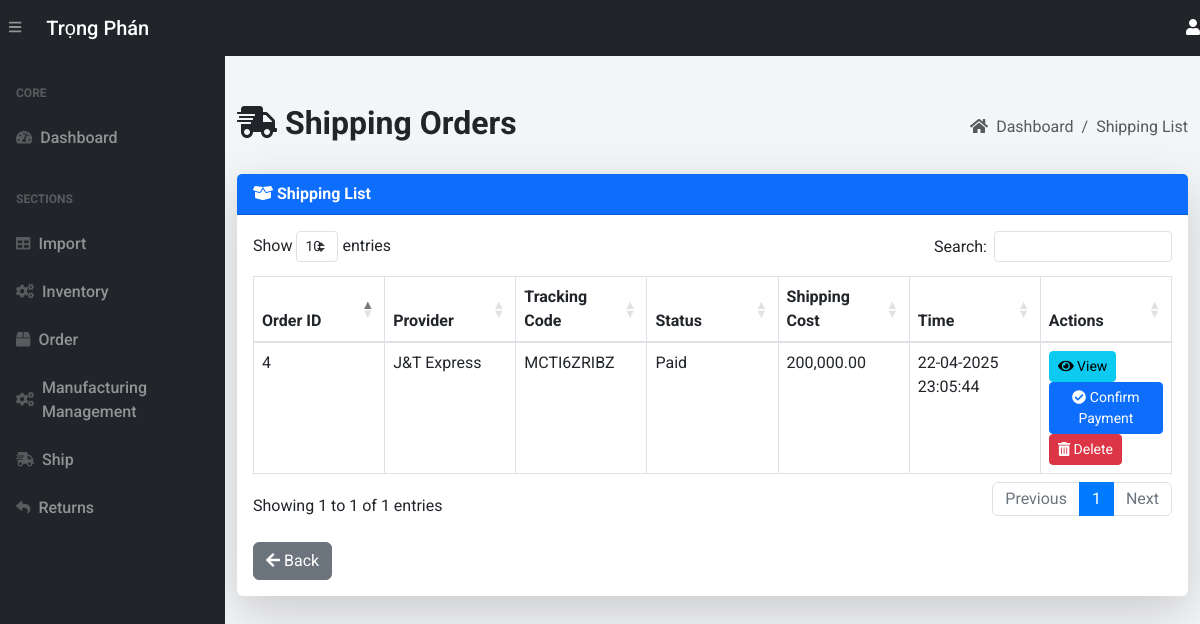
The page /shipping-list/ (signed in) on the database as committed earlier.
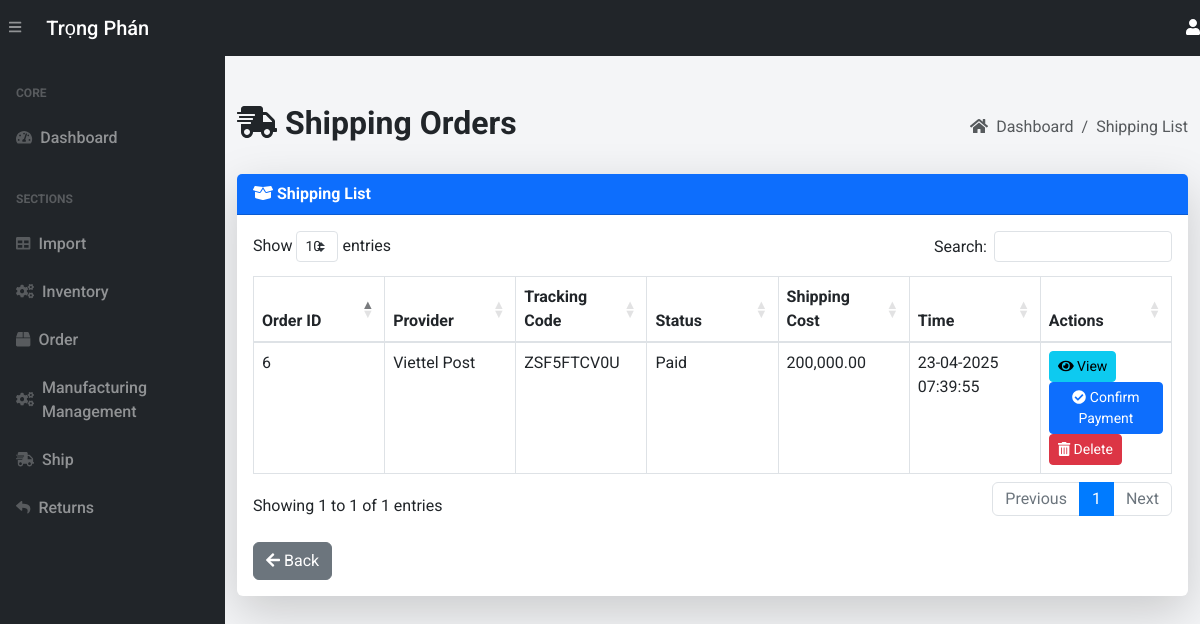
The same page on the database as committed later.
### app.py (models this page shows, shortened)
class Shipping(db.Model):
    __tablename__ = 'shipping'
    shipping_id = db.Column(db.Integer, primary_key=True)
    order_id = db.Column(db.Integer, db.ForeignKey('orders.order_id'))
    tracking_code = db.Column(db.String(255), unique=True)
    provider = db.Column(db.String(255), nullable=False)
    shipping_cost = db.Column(db.Numeric(10, 2), nullable=False)
    shipping_status = db.Column(db.String(50), default='Processing')  # Status: Pending, Shipped, Delivered
    pay_method=db.Column(db.String(255), nullable=False)
    shipment_time = db.Column(db.DateTime, default=vietnam_now)
    order = db.relationship('Order', backref='shipping_details')

### app.py (the view)
@app.route('/shipping-list/', methods=["GET"])
@login_required
def shipping_list():
    page = request.args.get('page', 1, type=int)
    shippings = Shipping.query.paginate(page=page, per_page=10)
    return render_template('shipping-list.html', shippings=shippings)

### app.py (called while the page is built, shortened)
@login_manager.user_loader
def load_user(user_id):
    return User.query.get(int(user_id))

def add_monthly_data():
    current_year = datetime.now().year
    months = [f"{current_year}-{str(month).zfill(2)}" for month in range(1, 4)]  # Tháng 1 đến tháng 6
    for month in months:
        existing_month_data = db.session.query(Order).filter(Order.order_date.like(f'{month}%')).first()
    db.session.commit()

@app.before_request
def initialize_data():
    add_monthly_data()

@app.template_filter('format_price')
@login_required
def format_price(value):
    try:
        return "{:,.2f}".format(value)
    except (ValueError, TypeError):
        return value

### templates/shipping-list.html (shortened to what this page needs)
{% extends 'base.html' %}
{% block content %}
<main>
    <div class="container-fluid mt-5">
        <div class="d-flex justify-content-between align-items-center mb-4">
            <h1 class="text-dark font-weight-bold" style="font-size: 2rem;">
                <i class="fas fa-shipping-fast"></i> Shipping Orders
            </h1>
            <ol class="breadcrumb mb-0">
                <li class="breadcrumb-item"><a href="/" class="text-decoration-none text-muted"><i class="fas fa-home mr-1"></i> Dashboard</a></li>
                <li class="breadcrumb-item active">Shipping List</li>
            </ol>
        </div>
        <div class="card shadow-lg border-0 mb-4">
            <div class="card-header bg-primary text-white font-weight-bold">
                <i class="fas fa-box-open"></i> Shipping List
            </div>
            <div class="card-body">
                <div class="table-responsive">
                    {% if shippings.items %}
                        <table class="table table-bordered table-hover" id="dataTable" width="100%" cellspacing="0" style="table-layout: fixed;">
                            <thead class="bg-light">
                                <tr>
                                    <th>Order ID</th>
                                    <th>Provider</th>
                                    <th>Tracking Code</th>
                                    <th>Status</th>
                                    <th>Shipping Cost</th>
                                    <th>Time</th>
                                    <th>Actions</th>
                                </tr>
                            </thead>
                            <tbody>
                                {% for shipping in shippings.items %}
                                    <tr>
                                        <td>{{ shipping.order_id }}</td>
                                        <td>{{ shipping.provider }}</td>
                                        <td>{{ shipping.tracking_code }}</td>
                                        <td>{{ shipping.shipping_status }}</td>
                                        <td>{{ shipping.shipping_cost | format_price }}</td>
                                        <td>{{ shipping.shipment_time.strftime('%d-%m-%Y %H:%M:%S')  }}</td>
                                        <td>
                                            <a href="{{ url_for('view_shipping', shipping_id=shipping.shipping_id) }}" class="btn btn-info btn-sm hover-shadow">
                                                <i class="fas fa-eye"></i> View
                                            </a>
                                            <a href="{{ url_for('confirm_shipping_payment', shipping_id=shipping.shipping_id) }}" class="btn btn-primary btn-sm hover-shadow">
                                                <i class="fas fa-check-circle"></i> Confirm Payment
                                            </a>
                                            <form action="{{ url_for('delete_shipping_list', shipping_id=shipping.shipping_id) }}" method="POST" style="display:inline;">
                                                <button type="submit" class="btn btn-danger btn-sm hover-shadow" onclick="return confirm('Are you sure you want to delete this item from the shipping list?')">
                                                    <i class="fas fa-trash-alt"></i> Delete
                                                </button>
                                            </form>
                                        </td>
                                    </tr>
                                {% endfor %}
                            </tbody>
                        </table>
                    {% else %}
                        <p>No shipping orders found.</p>
                    {% endif %}
                    <br>
                    <a href="/shipping-queue/" class="btn btn-secondary hover-shadow">
                        <i class="fas fa-arrow-left"></i> Back
                    </a>
                </div>
            </div>
        </div>
    </div>
</main>
{% endblock %}

Rows that differ between the two databases and show on the page:
changed Shipping "Paid": order_id "4" → "6"; provider "J&T Express" → "Viettel Post"; tracking_code "MCTI6ZRIBZ" → "ZSF5FTCV0U"; shipment_time "22-04-2025 23:05:44" → "23-04-2025 07:39:55"
